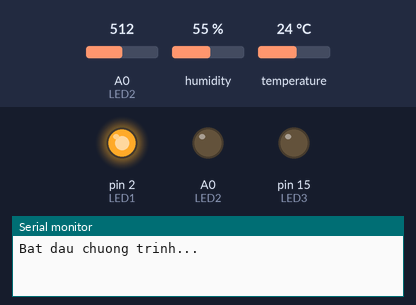
Recording of a sketch running on a simulated Arduino Uno, built with avr-gcc and run on an emulated ATmega328P. Shown: output pins drawn as LEDs (lit = HIGH), the last lines printed to the serial monitor. Inputs (shaded band) come from the test bench; at power-on: A0 (LED2) = 512, humidity 55 %, temperature 24 °C.

Above: at 0.2 s.
At 1.2 s:
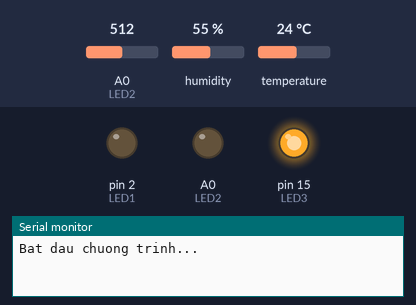
At 4.2 s:
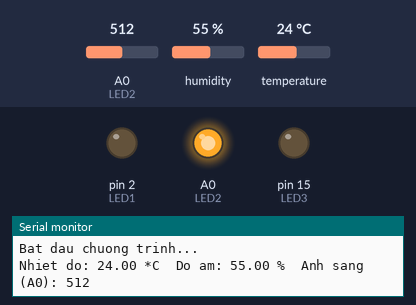
At 6.0 s:
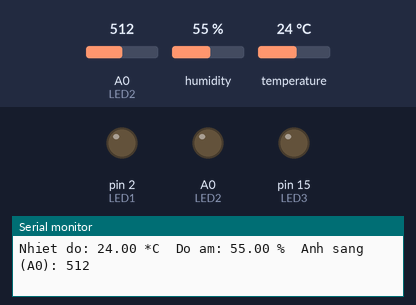
Timing chart, 0 to 8.1 s (numbered marks = the images above):
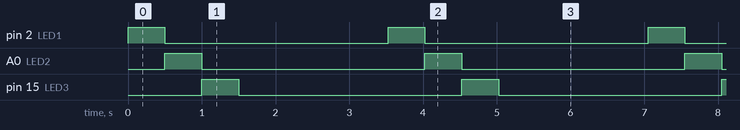

Measured:
- by itself, pin 2 (LED1), A0 (LED2), pin 15 (LED3): alternates HIGH for 0.50 s and LOW for 3.0 s
- by itself, everything shown: repeats every 3.5 s, in 4 steps

The sketch:

bai2.ino
```cpp
#include "DHT.h"

// Cau hinh chan cho DHT11
#define DHTPIN 4
#define DHTTYPE DHT11
DHT dht(DHTPIN, DHTTYPE);

#define LED1 2
#define LED2 14
#define LED3 15

#define LIGHT_SENSOR A0

bool ledState = LOW;

void setup() {
  // Khoi tao cong Ser
  Serial.begin(115200);

  // DHT
  dht.begin();

  // Dat cac chan LED lam dau ra
  pinMode(LED1, OUTPUT);
  pinMode(LED2, OUTPUT);
  pinMode(LED3, OUTPUT);

  Serial.println("Bat dau chuong trinh...");
}

void loop() {

  digitalWrite(LED1, HIGH);
  digitalWrite(LED2, LOW);
  digitalWrite(LED3, LOW);
  delay(500);


  digitalWrite(LED1, LOW);
  digitalWrite(LED2, HIGH);
  digitalWrite(LED3, LOW);
  delay(500);


  digitalWrite(LED1, LOW);
  digitalWrite(LED2, LOW);
  digitalWrite(LED3, HIGH);
  delay(500);


  digitalWrite(LED3, LOW);

  // Doc du lieu DHT
  float h = dht.readHumidity();
  float t = dht.readTemperature();

  // Doc du lieu cam bien anh sang
  int lightValue = 1024 - analogRead(LIGHT_SENSOR);

  // Hien thi du lieu
  if (isnan(h) || isnan(t)) {
    Serial.print("Loi: Khong the doc du lieu");
  } else {
    Serial.print("Nhiet do: ");
    Serial.print(t);
    Serial.print(" *C\t");

    Serial.print("Do am: ");
    Serial.print(h);
    Serial.print(" %\t");
  }

  Serial.print("Anh sang (A0): ");
  Serial.println(lightValue);

  // 2s
  delay(2000);
}
```
